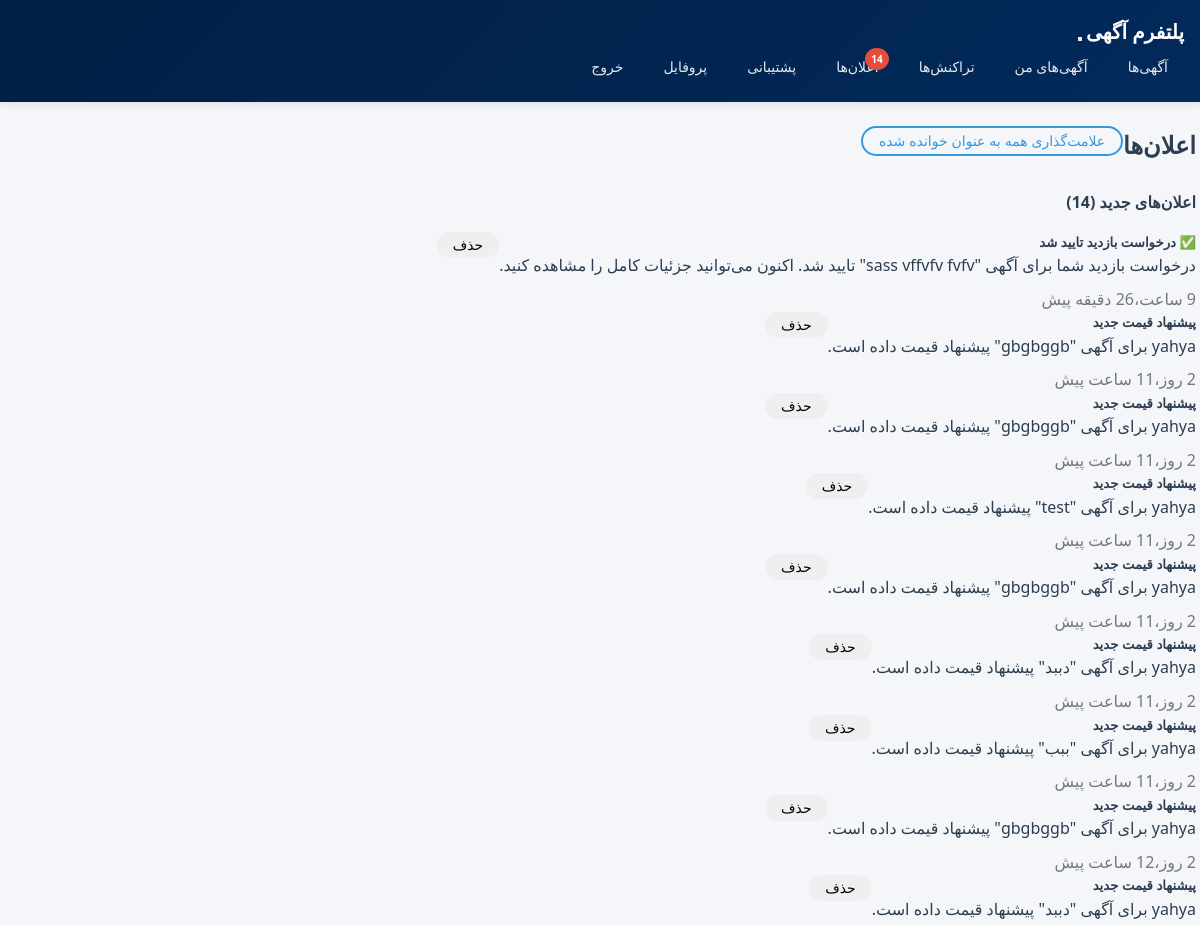
Page /notifications/ (signed in, upper part) on the earlier database version.
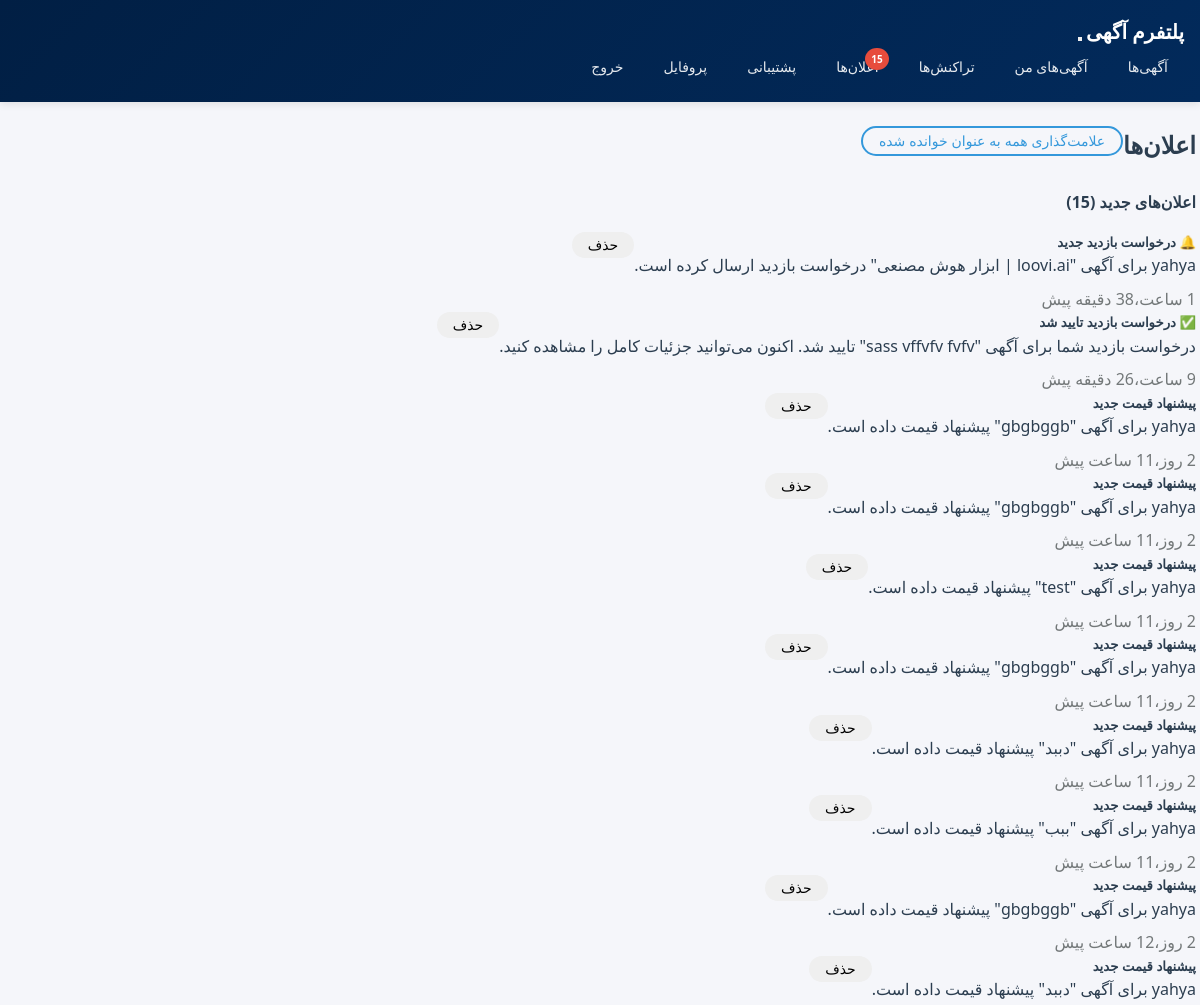
Same page on the later database version.
### notifications/models.py (models this page shows, shortened)
class Notification(models.Model):
    NOTIFICATION_TYPES = [
        ('visit_request', 'درخواست بازدید'),
        ('visit_approved', 'تایید بازدید'),
        ('visit_rejected', 'رد بازدید'),
        ('listing_approved', 'تایید آگهی'),
        ('listing_rejected', 'رد آگهی'),
        ('new_message', 'پیام جدید'),
    ]
    recipient = models.ForeignKey(
        settings.AUTH_USER_MODEL,
        on_delete=models.CASCADE,
        related_name='notifications',
        verbose_name='گیرنده'
    )
    notification_type = models.CharField(
        max_length=20,
        choices=NOTIFICATION_TYPES,
        verbose_name='نوع اعلان'
    )
    title = models.CharField(max_length=200, verbose_name='عنوان')
    message = models.TextField(verbose_name='پیام')
    listing = models.ForeignKey(
        Listing,
        on_delete=models.CASCADE,
        null=True,
        blank=True,
        verbose_name='آگهی'
    )
    visit_request = models.ForeignKey(
        VisitRequest,
        on_delete=models.CASCADE,
        null=True,
        blank=True,
        verbose_name='درخواست بازدید'
    )
    action_url = models.CharField(
        max_length=500,
        blank=True,
        verbose_name='لینک عملیات'
    )
    is_read = models.BooleanField(default=False, verbose_name='خوانده شده')
    created_at = models.DateTimeField(auto_now_add=True, verbose_name='تاریخ ایجاد')
    class Meta:
        ordering = ['-created_at']
        verbose_name = 'اعلان'
        verbose_name_plural = 'اعلان‌ها'

### notifications/views.py (the view)
# urls.py: path('', views.notification_list, name='notification_list'),
@login_required
def notification_list(request):
    notifications = Notification.objects.filter(recipient=request.user)
    unread_notifications = notifications.filter(is_read=False)
    read_notifications = notifications.filter(is_read=True)[:20]  # فقط 20 تای آخر
    context = {
        'unread_notifications': unread_notifications,
        'read_notifications': read_notifications,
    }
    return render(request, 'notifications/notification_list.html', context)

### notifications/context_processors.py (called while the page is built)
def unread_notifications_count(request):
    if request.user.is_authenticated:
        count = Notification.objects.filter(recipient=request.user, is_read=False).count()
        return {'unread_notifications_count': count}
    return {'unread_notifications_count': 0}

### templates/notifications/notification_list.html (shortened to what this page needs)
{% extends 'base.html' %}
{% block content %}
<div class="row">
    <div class="col-md-12">
        <div class="d-flex justify-content-between align-items-center mb-4">
            <h2>اعلان‌ها</h2>
            {% if unread_notifications %}
            <form method="post" action="{% url 'notifications:mark_all_as_read' %}" class="d-inline">
                <button type="submit" class="btn btn-sm btn-outline-primary">
                    علامت‌گذاری همه به عنوان خوانده شده
                </button>
            </form>
            {% endif %}
        </div>
        {% if unread_notifications %}
        <h4 class="mb-3">اعلان‌های جدید ({{ unread_notifications.count }})</h4>
        <div class="list-group mb-4">
            {% for notification in unread_notifications %}
            <div class="list-group-item list-group-item-action bg-light border-start border-primary border-4">
                <div class="d-flex w-100 justify-content-between align-items-start">
                    <div class="flex-grow-1">
                        <h5 class="mb-1">
                            {% if notification.notification_type == 'visit_request' %}
                                🔔
                            {% elif notification.notification_type == 'visit_approved' %}
                                ✅
                            {% elif notification.notification_type == 'visit_rejected' %}
                                ❌
                            {% endif %}
                            {{ notification.title }}
                        </h5>
                        <p class="mb-2">{{ notification.message }}</p>
                        <small class="text-muted">{{ notification.created_at|timesince }} پیش</small>
                    </div>
                    <div class="btn-group-vertical ms-3" role="group">
                        <form method="post" action="{% url 'notifications:delete_notification' notification.pk %}" class="d-inline">
                            <button type="submit" class="btn btn-sm btn-outline-danger w-100">
                                حذف
                            </button>
                        </form>
                    </div>
                </div>
            </div>
            {% endfor %}
        </div>
        {% else %}
        <div class="alert alert-info">
            اعلان جدیدی وجود ندارد.
        </div>
        {% endif %}
    </div>
</div>
{% endblock %}

### templates/base.html (shortened to what this page needs)
{% load static %}
<!DOCTYPE html>
<html lang="fa" dir="rtl">
<head>
    <link rel="stylesheet" href="{% static 'css/styles.css' %}">
</head>
<body>
    <nav class="navbar navbar-expand-lg navbar-dark bg-primary">
        <div class="container">
            <a class="navbar-brand" href="{% url 'core:home' %}">پلتفرم آگهی</a>
            <button class="navbar-toggler" type="button" data-bs-toggle="collapse" data-bs-target="#navbarNav">
            </button>
            <div class="collapse navbar-collapse" id="navbarNav">
                <div class="navbar-nav me-auto">
                    <a class="nav-link" href="{% url 'listings:listing_list' %}">آگهی‌ها</a>
                    {% if user.is_authenticated %}
                    <a class="nav-link" href="{% url 'listings:my_listings' %}">آگهی‌های من</a>
                    <a class="nav-link" href="{% url 'payments:my_transactions' %}">تراکنش‌ها</a>
                    <a class="nav-link notification-link" href="{% url 'notifications:notification_list' %}">
                        <span class="notification-badge">
                            اعلان‌ها
                            {% if unread_notifications_count > 0 %}
                            <span class="badge">{{ unread_notifications_count }}</span>
                            {% endif %}
                        </span>
                    </a>
                    <a class="nav-link" href="{% url 'tickets:ticket_list' %}">پشتیبانی</a>
                    <a class="nav-link" href="{% url 'accounts:profile' %}">پروفایل</a>
                    <a class="nav-link" href="{% url 'accounts:logout' %}">خروج</a>
                    {% else %}
                    <a class="nav-link" href="{% url 'accounts:login' %}">ورود</a>
                    <a class="nav-link" href="{% url 'accounts:register' %}">ثبت‌نام</a>
                    {% endif %}
                </div>
            </div>
        </div>
    </nav>
    <div class="container mt-4">
        {% block content %}{% endblock %}
    </div>
</body>
</html>

### static/css/styles.css (style rules this page uses)
:root { --primary-color: #011f44; --secondary-color: #022a5b; --accent-color: #3498db; --blu-color: #0058ff; --blu-durk-color: #0544bb; --success-color: #27ae60; --danger-color: #e74c3c; --warning-color: #f39c12d9; --info-color: #16a085cc; --light-bg: #ecf0f1; --dark-bg: #1a252f; --body-bg: #f5f6fa; --white-bg: #ffffff; --text-primary: #2c3e50; --text-secondary: #737879; --text-muted: #999; --border-color: #bdc3c7; --border-light: #dee2e6; --border-dark: #ddd; --card-shadow: 0 2px 8px rgba(0, 0, 0, 0.1); --hover-shadow: 0 4px 16px rgba(0, 0, 0, 0.15); --modal-shadow: 0 4px 6px rgba(0, 0, 0, 0.1); --border-radius-sm: 4px; --border-radius-md: 8px; --border-radius-lg: 12px; --border-radius-xl: 14px; --border-radius-50: 16px; --border-radius-999: 999px; --spacing-xs: 0.25rem; --spacing-sm: 0.5rem; --spacing-md: 1rem; --spacing-lg: 1.5rem; --spacing-xl: 2rem; --spacing-xxl: 3rem; --font-size-xs: 10px; --font-size-sm: 12px; --font-size-base: 14px; --font-size-md: 16px; --font-size-lg: 18px; --font-size-xl: 20px; --font-size-xxl: 22px; --transition-base: all 0.3s ease; }
* { margin: 0; padding: 0; box-sizing: border-box; }
body { font-family: system-ui; background-color: var(--body-bg); color: var(--text-primary); line-height: 1.6; direction: rtl; }
.navbar { background: linear-gradient(135deg, var(--primary-color) 0%, var(--secondary-color) 100%); padding: var(--spacing-md) 0; box-shadow: var(--card-shadow); }
.navbar-brand { font-size: var(--font-size-xl); font-weight: bold; color: var(--white-bg) !important; text-decoration: none; transition: var(--transition-base); }
.navbar-nav { display: flex; gap: var(--spacing-sm); list-style: none; margin: 0; }
.nav-link { color: rgba(255, 255, 255, 0.9) !important; text-decoration: none; padding: var(--spacing-sm) var(--spacing-md); border-radius: var(--border-radius-md); transition: var(--transition-base); font-size: var(--font-size-base); }
.nav-link.notification-link { position: relative; }
.notification-badge { position: relative; display: inline-block; }
.notification-badge .badge { position: absolute; top: -8px; right: -10px; padding: 3px 6px; border-radius: 50%; background: var(--danger-color); color: var(--white-bg); font-size: var(--font-size-xs); font-weight: bold; }
.container { max-width: 1250px; margin: 0 auto; padding: 0 var(--spacing-md); }
.btn { padding: 8px 30px; border-radius: var(--border-radius-999); border-color: rgb(0 88 255); ; border: none; font-size: var(--font-size-md); font-weight: 500; cursor: pointer; transition: var(--transition-base); text-decoration: none; display: inline-block; text-align: center; margin-bottom: 10px; }
.btn-outline-primary { background: transparent; border: 2px solid var(--accent-color); color: var(--accent-color); }
.btn-sm { padding: 5px var(--spacing-md); font-size: var(--font-size-base); }
.badge { display: inline-block; padding: 3px 10px; font-size: var(--font-size-sm); font-weight: 400; border-radius: var(--border-radius-999); }
.badge-primary, .bg-primary { background-color: var(--accent-color); }
.row { display: flex; flex-wrap: wrap; margin: 0 -0.75rem; }
.col-md-12 { flex: 0 0 100%; max-width: 100%; }
.w-100 { width: 100%; }
.mt-4 { margin-top: var(--spacing-lg); }
.mb-2 { margin-bottom: var(--spacing-sm); }
.mb-3 { margin-bottom: var(--spacing-md); }
.mb-4 { margin-bottom: var(--spacing-lg); }
.text-muted { color: var(--text-secondary); font-size: var(--font-size-md); }
.d-flex { display: flex; }

Differences in the rows shown:
added Notification: title "درخواست بازدید جدید", message "yahya برای آگهی \"loovi.ai | ابزار هوش مصنعی\" درخواست بازدید ارسال کرده است.", created_at "1 ساعت،38 دقیقه"
Other differences:
{{ unread_notifications_count }}: "14" → "15"
{{ unread_notifications.count }}: "14" → "15"
